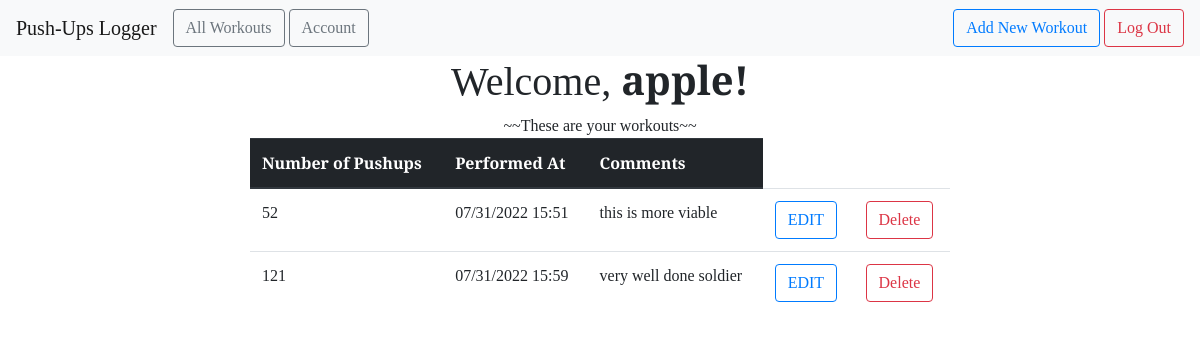
The page /all (signed in) on the database its author committed.
### PushUpLogger/models.py (models this page shows)
class User(db.Model, UserMixin):
    id = db.Column(db.Integer, primary_key=True)
    email = db.Column(db.String(100), unique=True)
    name = db.Column(db.String(100))
    password = db.Column(db.String(100))
    workouts = db.relationship('Workout', backref='author', lazy=True)

class Workout(db.Model):
    id = db.Column(db.Integer, primary_key=True)
    pushups = db.Column(db.Integer, nullable=False)
    date_posted = db.Column(db.DateTime, nullable=False, default=datetime.now())
    comment = db.Column(db.Text, nullable=False)
    user_id = db.Column(db.Integer, db.ForeignKey('user.id'), nullable=False)

### PushUpLogger/main.py (the view)
@main.route('/all')
@login_required
def user_workouts():
    user = User.query.filter_by(email = current_user.email).first_or_404()
    workouts = user.workouts
    flash('~~These are your workouts~~')
    return render_template('all_workouts.html', workouts=workouts, user=user)

### PushUpLogger/__init__.py (called while the page is built)
def create_app():
    app = Flask(__name__)
    app.config['SECRET_KEY'] = 'secret-key'
    app.config['SQLALCHEMY_DATABASE_URI'] = 'sqlite:///db.sqlite'
    db.init_app(app)
    login_manager = LoginManager()
    login_manager.login_view = 'auth.login'
    login_manager.init_app(app)
    from .models import User
    @login_manager.user_loader
    def load_user(user_id):
        return User.query.get(int(user_id))
    from .main import main as main_blueprint
    app.register_blueprint(main_blueprint)
    from .auth import auth as auth_blueprint
    app.register_blueprint(auth_blueprint)
    return app

### PushUpLogger/templates/all_workouts.html
{% extends "base.html" %}
{% block head %}
	{{ super() }}
	<link
			rel="stylesheet"
			href=" {{ url_for('static', filename='extended_beauty.css') }}"
	>
{% endblock %}
{% block content %}
<h1 style="text-align: center">
		Welcome, <strong> {{ user.name }}! </strong>
</h1>
<center>
	<div>
		{% with messages=get_flashed_messages() %}
			{% if messages %}
				<div class=flashes>
					{{ messages[0] }}
				</div>
			{% endif %}
		{% endwith %}
		<table class="table table-hover" style="width:700px">
			<thead class="thead-dark">
				<tr>
					<th scope="col">Number of Pushups</th>
					<th scope="col">Performed At</th>
					<th scope="col">Comments</th>
				</tr>
			</thead>
			<tbody>
				{% for workout in workouts %}
					<tr>
						<td> {{ workout.pushups }}</td>
						<td> {{ workout.date_posted.strftime('%m/%d/%Y %H:%M') }}</td>
						<td> {{ workout.comment }}</td>
						<td>
							<a
								href=" {{ url_for('main.update_workout', workout_id = workout.id) }}"
								class="btn btn-outline-primary"
								role="button"
							>EDIT</a>
						</td>
						<td>
							<a
								href=" {{ url_for('main.delete_workout', workout_id = workout.id) }} "
								class="btn btn-outline-danger"
								role="button"
							>Delete</a>
						</td>
					</tr>
				{% endfor %}
			</tbody>
		</table>
	</div>
</center>
{% endblock %}

### PushUpLogger/templates/base.html (shortened to what this page needs)
<!DOCTYPE html>
<html lang="en">
  <head>
    {% block head %}
    <link
      rel="stylesheet"
      href="{{ url_for('static', filename='beauty.css') }}"
    />
    <link
      rel="stylesheet"
      href="https://maxcdn.bootstrapcdn.com/bootstrap/4.0.0/css/bootstrap.min.css"
    />
    {% endblock %}
  </head>
  <body>
    <nav class="navbar navbar-expand-lg navbar-light bg-light">
      <a class="navbar-brand" href="{{ url_for('main.index') }}"
        >Push-Ups Logger</a
      >
      <div class="collapse navbar-collapse" id="navbarSupportedContent">
        <ul class="navbar-nav mr-auto">
          <li class="nav-item active">
            <a
              href="{{ url_for('main.user_workouts') }}"
              class="btn btn-outline-secondary"
              role="button"
              >All Workouts</a
            >
          </li>
          <li class="nav-item">
            <a
              href="{{ url_for('main.profile') }}"
              class="btn btn-outline-secondary"
              role="button"
              style="margin-left: 4px;"
              >Account</a
            >
          </li>
        </ul>
        <form class="form-inline my-2 my-lg-0">
          {% if current_user.is_authenticated %}
            <a href=" {{ url_for('main.new_workout') }} " class="btn btn-outline-primary" role="button">
              Add New Workout
            </a>
            <a
              href="{{ url_for('auth.logout') }}"
              class="btn btn-outline-danger"
              role="button"
              style="margin-left: 4px;"
              >Log Out</a
            >
          {% endif %}
        </form>
      </div>
    </nav>
    {% block content %} {% endblock %}
  </body>
</html>

### PushUpLogger/static/beauty.css (style rules this page uses)
* { font-family : "Arvo", serif; }

### PushUpLogger/static/extended_beauty.css (style rules this page uses)
h1, h2, h4, p { font-family : "Arvo", serif; }

### rows shown on the page
User: name "apple"
Workout: pushups "52", date_posted "07/31/2022 15:51", comment "this is more viable"
Workout: pushups "121", date_posted "07/31/2022 15:59", comment "very well done soldier"

### other values the page prints
{{ messages[0] }} "~~These are your workouts~~"
